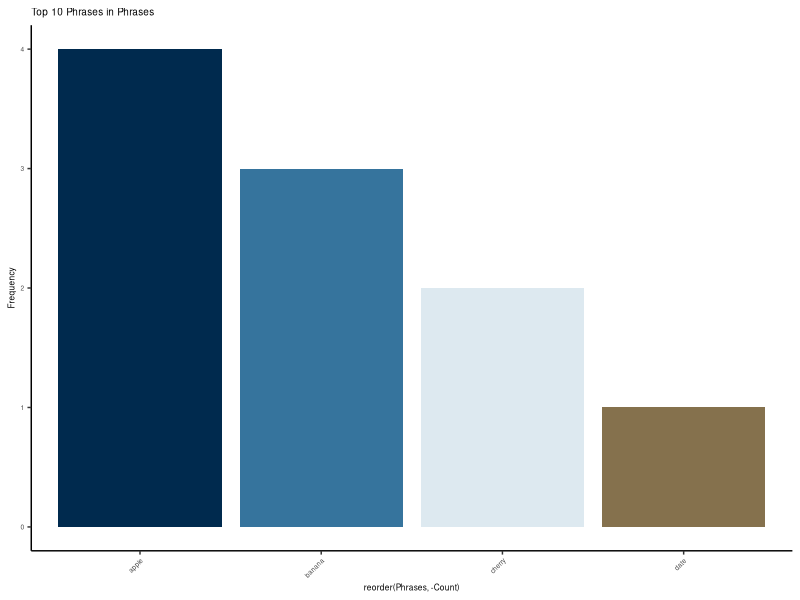
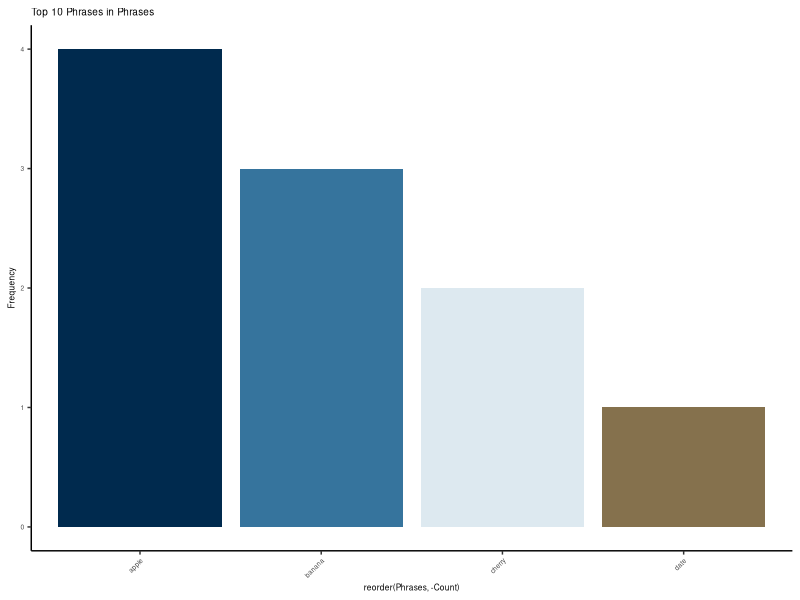

These figures' R source, in order:
#The plot_top_phrases function takes a dataframe and a column name as inputs and creates a bar chart that 
#displays the frequency of the top 10 phrases in the specified column. It uses a custom color 
#palette to assign unique colors to each phrase and saves the resulting plot as a PNG file. 
#The function also displays the plot and takes an optional argument for the name of the output plot file.
library(ggplot2)
library(dplyr)

# Create a sample custom color palette
custom_palette <- c("#002A4E", "#36749D", "#DDE9F0", "#85714D", "#000000", "#004F51", "#95174C", "#FAF9F6")

# Function to plot the frequency of the top 10 phrases
plot_top_phrases <- function(dataframe, column_name, plot_name = "top_phrases_plot.png") {
  # Check if the input dataframe and column_name are valid
  if (!is.data.frame(dataframe) || !is.character(column_name) || !column_name %in% names(dataframe)) {
    stop("Invalid input dataframe or column_name.")
  }
  
  # Group and count the phrases in the specified column
  phrase_counts <- dataframe %>%
    group_by(!!sym(column_name)) %>%
    summarize(Count = n()) %>%
    arrange(desc(Count)) %>%
    slice_head(n = 10)
  
  # Determine the number of unique phrases
  num_unique_phrases <- nrow(phrase_counts)
  
  # Create a fill column to assign unique colors from the custom palette
  phrase_counts$Fill <- rep(custom_palette, length.out = num_unique_phrases)
  
  # Create a ggplot bar chart
  p <- ggplot(phrase_counts, aes(x = reorder(!!sym(column_name), -Count), y = Count, fill = Fill)) +
    geom_bar(stat = "identity") +
    labs(title = paste("Top 10 Phrases in", column_name), y = "Frequency") +
    scale_fill_identity() + # Use the assigned colors
    theme_bw() +
    theme(
      panel.grid.major = element_blank(),
      panel.grid.minor = element_blank(),
      panel.border = element_blank(),
      axis.line = element_line(),
      text = element_text(size = 6, family = 'sans'),
      legend.title = element_blank(),
      legend.position = "none",
      axis.text.x = element_text(angle = 45, vjust = 1, hjust = 1)
    )
  
  # Save the plot as a PNG file
  ggsave(filename = plot_name, plot = p, width = 10, height = 4.5, dpi = 300)
  
  # Display the plot
  print(p)
}

# Create a sample dataframe
sample_data <- data.frame(
  ID = 1:10,
  Phrases = c("apple", "banana", "apple", "cherry", "banana", "apple", "banana", "cherry", "date", "apple")
)

# Example usage:
plot_top_phrases(sample_data, "Phrases", plot_name = "top_phrases_plot.png")